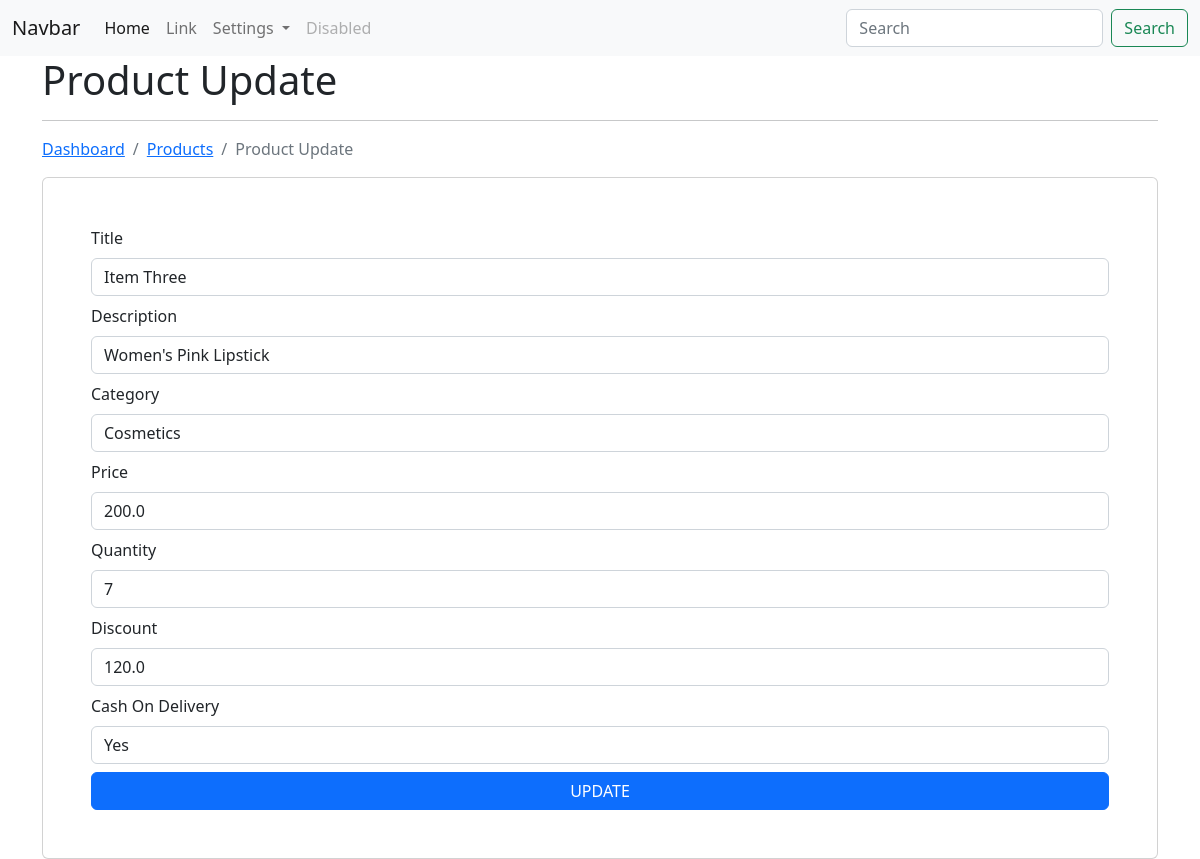
The page /ecom/product/edit/4/ (signed in) on the database as committed earlier.
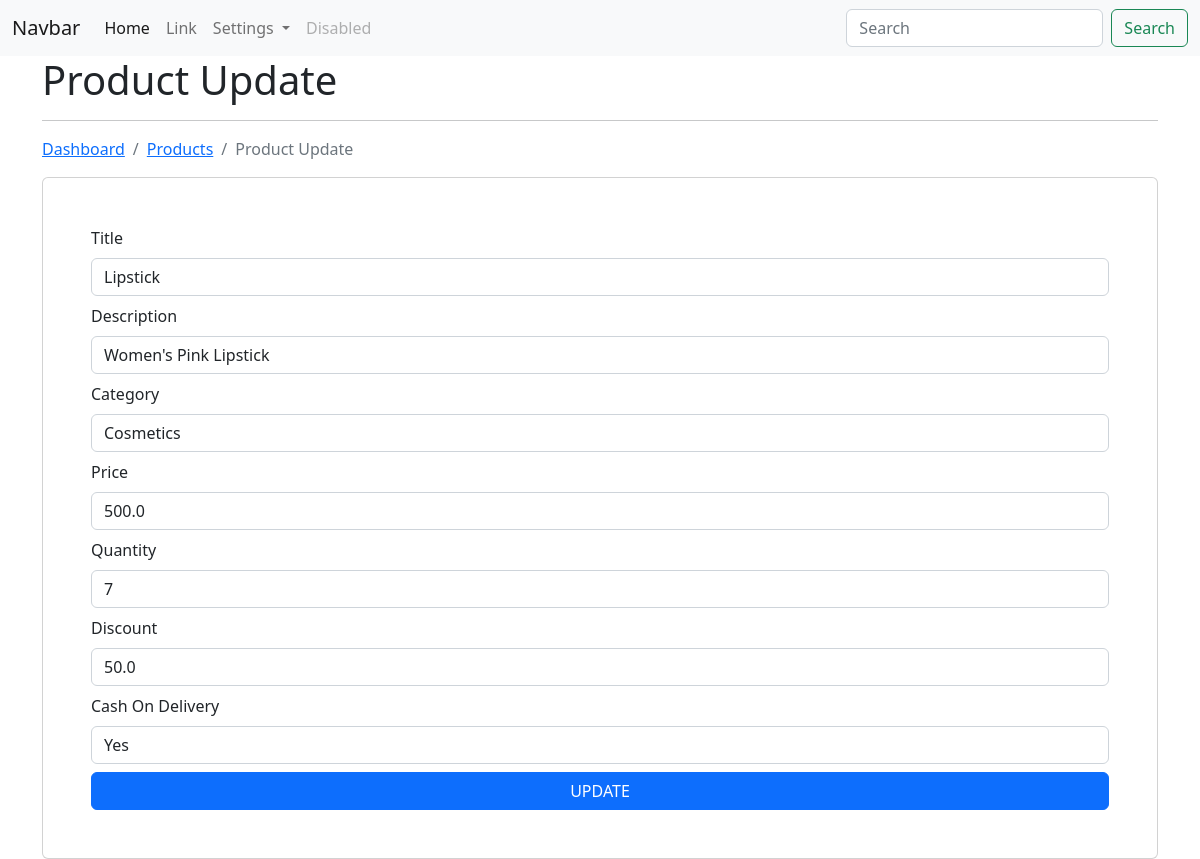
The same page on the database as committed later.
### app_ecom/models.py (models this page shows, shortened)
class Product(models.Model):
    title = models.CharField(max_length=200)
    desc = models.CharField(max_length=200)
    category = models.ForeignKey(Category, on_delete=models.CASCADE)
    price = models.FloatField()
    image = models.FileField(null=True, blank=True)
    quantity = models.IntegerField()
    discount = models.FloatField()
    cod = models.CharField(max_length=100)
    user = models.ForeignKey(User, on_delete=models.CASCADE)
    class Meta:
        db_table = 'app_products'

### app_ecom/views.py (the view)
# urls.py: path('product/edit/<int:id>/', views.product_edit, name='edit-product'),
@login_required(login_url='/authentication/login/')
def product_edit(request, id):
    product = Product.objects.get(id=id)
    categories = Category.objects.all()
    context = {"data": product, "categories": categories}
    return render(request, 'products/product_edit.html', context)

### templates/products/product_edit.html (shortened to what this page needs)
{% extends "layouts/master.html" %}
{% block content %}
    <div class="container">
        <h1>Product Update</h1>
        <hr>
        <nav aria-label="breadcrumb">
            <ol class="breadcrumb">
              <li class="breadcrumb-item"><a href="{% url 'dashboard' %}">Dashboard</a></li>
              <li class="breadcrumb-item active"><a href="{% url 'list-product' %}">Products</a></li>
              <li class="breadcrumb-item active">Product Update</li>
            </ol>
        </nav>
        <div class="card p-5">
            <form action="{% url 'update-product' %}" method="post">
                <div class="form-group mb-2">
                    <label for="title">Title</label>
                    <input type="text" name="title" value="{{ data.title }}" class="form-control mt-2">
                </div>
                <div class="form-group mb-2">
                    <label for="desc">Description</label>
                    <input type="text" name="desc" value="{{ data.desc }}" class="form-control mt-2">
                </div>
                <div class="form-group mb-2">
                    <label for="category">Category</label>
                    <select name="category" class="form-control mt-2">
                        {% for val in categories %}
                        <option value="{{ val.id }}">{{ val.category_name }}</option>
                        {% endfor %}
                    </select>
                </div>
                <div class="form-group mb-2">
                    <label for="price">Price</label>
                    <input type="text" name="price" value="{{ data.price }}" class="form-control mt-2">
                </div>
                <div class="form-group mb-2">
                    <label for="quantity">Quantity</label>
                    <input type="text" name="quantity" value="{{ data.quantity }}" class="form-control mt-2">
                </div>
                <div class="form-group mb-2">
                    <label for="discount">Discount</label>
                    <input type="text" name="discount" value="{{ data.discount }}" class="form-control mt-2">
                </div>
                <div class="form-group mb-2">
                    <label for="cod">Cash On Delivery</label>
                    <input type="text" name="cod" value="{{ data.cod }}" class="form-control mt-2">
                </div>
                <input type="submit" class="btn btn-primary col-12" value="UPDATE">
            </form>
        </div>
    </div>
{% endblock content %}

Rows that differ between the two databases and show on the page:
changed Product "Women's Pink Lipstick": title "Item Three" → "Lipstick"; price "200.0" → "500.0"; discount "120.0" → "50.0"
